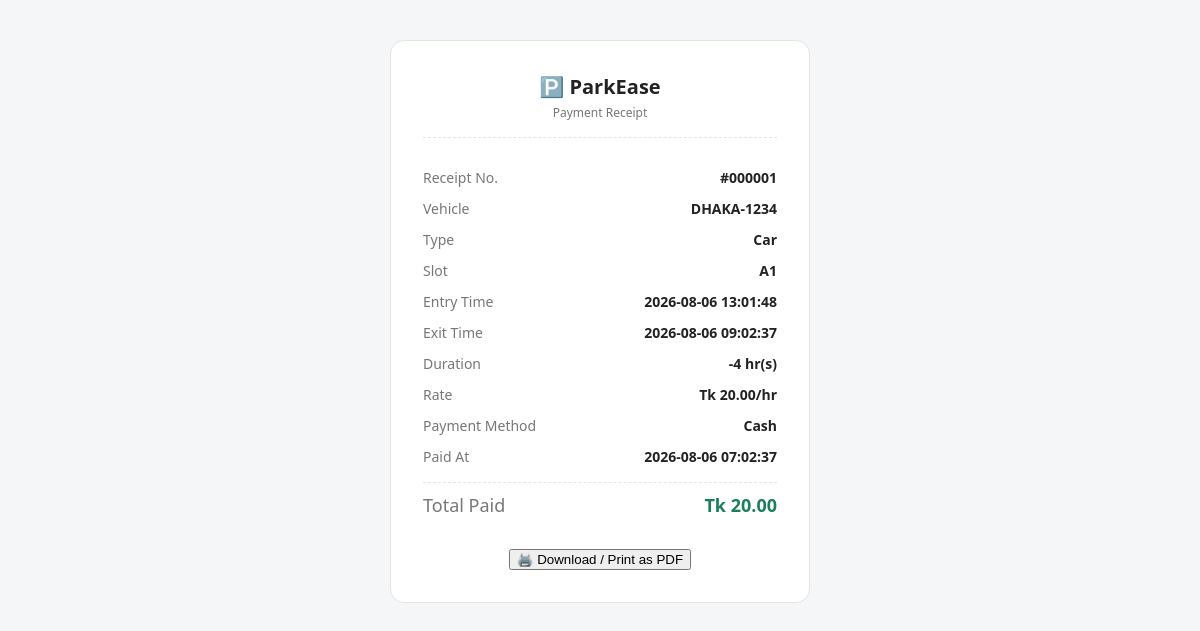
/receipt.php?session_id=1 (signed in), run on the app's committed database.
### tables this page shows
CREATE TABLE `payments` (
  `payment_id` int(11) NOT NULL,
  `session_id` int(11) NOT NULL,
  `amount` decimal(10,2) NOT NULL,
  `method` enum('cash','card','mobile_banking') NOT NULL,
  `paid_at` timestamp NOT NULL DEFAULT current_timestamp()
);

CREATE TABLE `vehicles` (
  `vehicle_id` int(11) NOT NULL,
  `plate_number` varchar(20) NOT NULL,
  `owner_id` int(11) NOT NULL,
  `type_id` int(11) NOT NULL
);

CREATE TABLE `vehicle_types` (
  `type_id` int(11) NOT NULL,
  `type_name` varchar(50) NOT NULL,
  `hourly_rate` decimal(10,2) NOT NULL,
  `max_hours` int(11) NOT NULL DEFAULT 24
);

CREATE TABLE `parking_slots` (
  `slot_id` int(11) NOT NULL,
  `slot_number` varchar(20) NOT NULL,
  `type_id` int(11) NOT NULL,
  `status` enum('available','occupied') DEFAULT 'available'
);

CREATE TABLE `parking_sessions` (
  `session_id` int(11) NOT NULL,
  `vehicle_id` int(11) NOT NULL,
  `slot_id` int(11) NOT NULL,
  `staff_id` int(11) NOT NULL,
  `entry_time` datetime NOT NULL,
  `exit_time` datetime DEFAULT NULL
);

### receipt.php (the view, shortened to what this page needs)
<?php
include 'db_connect.php';
$session_id = $_GET['session_id'];
$sql = "
    SELECT p.amount, p.method, p.paid_at,
           sess.entry_time, sess.exit_time,
           v.plate_number, v.owner_id,
           vt.type_name, vt.hourly_rate,
           s.slot_number
    FROM payments p
    JOIN parking_sessions sess ON p.session_id = sess.session_id
    JOIN vehicles v ON sess.vehicle_id = v.vehicle_id
    JOIN vehicle_types vt ON v.type_id = vt.type_id
    JOIN parking_slots s ON sess.slot_id = s.slot_id
    WHERE p.session_id = ?
";
$stmt = $conn->prepare($sql);
$stmt->bind_param("i", $session_id);
$stmt->execute();
$receipt = $stmt->get_result()->fetch_assoc();
$duration_hours = round((strtotime($receipt['exit_time']) - strtotime($receipt['entry_time'])) / 3600, 1);
?>
<!DOCTYPE html>
<html>
<head>
    <link rel="stylesheet" href="style.css">
</head>
<body>
    <div class="receipt-box">
        <div class="receipt-header">
            <p style="font-size:20px;font-weight:700;margin:0;">🅿️ ParkEase</p>
            <p style="font-size:12px;color:var(--text-muted);margin:4px 0 0;">Payment Receipt</p>
        </div>
        <div class="receipt-row"><span>Receipt No.</span><strong>#<?php echo str_pad($session_id, 6, '0', STR_PAD_LEFT); ?></strong></div>
        <div class="receipt-row"><span>Vehicle</span><strong><?php echo $receipt['plate_number']; ?></strong></div>
        <div class="receipt-row"><span>Type</span><strong><?php echo ucfirst($receipt['type_name']); ?></strong></div>
        <div class="receipt-row"><span>Slot</span><strong><?php echo $receipt['slot_number']; ?></strong></div>
        <div class="receipt-row"><span>Entry Time</span><strong><?php echo $receipt['entry_time']; ?></strong></div>
        <div class="receipt-row"><span>Exit Time</span><strong><?php echo $receipt['exit_time']; ?></strong></div>
        <div class="receipt-row"><span>Duration</span><strong><?php echo $duration_hours; ?> hr(s)</strong></div>
        <div class="receipt-row"><span>Rate</span><strong>Tk <?php echo $receipt['hourly_rate']; ?>/hr</strong></div>
        <div class="receipt-row"><span>Payment Method</span><strong><?php echo ucwords(str_replace('_', ' ', $receipt['method'])); ?></strong></div>
        <div class="receipt-row"><span>Paid At</span><strong><?php echo $receipt['paid_at']; ?></strong></div>
        <div class="receipt-row receipt-total">
            <span>Total Paid</span>
            <strong>Tk <?php echo number_format($receipt['amount'], 2); ?></strong>
        </div>
        <div class="no-print">
            <button onclick="window.print()">🖨️ Download / Print as PDF</button>
        </div>
    </div>
</body>
</html>

### style.css (style rules this page uses)
:root { --bg-main: #f4f6f8; --bg-card: #ffffff; --text-main: #222; --text-heading: #1a3c34; --text-muted: #777; --border-color: #e5e5e0; --accent: #1a7f5a; --accent-hover: #146449; --sidebar-active-bg: #e6f1fb; --sidebar-active-text: #185fa5; --table-header-bg: #1a7f5a; --table-row-alt: #f8f9fa; --success-bg: #e6f4ea; --success-text: #1a7f5a; --danger-bg: #fdecea; --danger-text: #b3261e; }
* { box-sizing: border-box; }
body { font-family: 'Segoe UI', Arial, sans-serif; background-color: var(--bg-main); color: var(--text-main); margin: 0; padding: 0; }

### receipt.php (style rules this page uses)
.receipt-box { max-width: 420px; margin: 40px auto; background: var(--bg-card); border: 1px solid var(--border-color); border-radius: 14px; padding: 2rem; }
.receipt-header { text-align: center; margin-bottom: 1.5rem; padding-bottom: 1rem; border-bottom: 1px dashed var(--border-color); }
.receipt-row { display: flex; justify-content: space-between; padding: 6px 0; font-size: 14px; color: var(--text-muted); }
.receipt-row strong { color: var(--text-main); }
.receipt-total { margin-top: 10px; padding-top: 10px; border-top: 1px dashed var(--border-color); font-size: 18px; }
.receipt-total strong { color: var(--accent); }
.no-print { text-align: center; margin-top: 1.5rem; }

### data on the page
payments: vehicles.plate_number "DHAKA-1234", vehicle_types.type_name "Car", parking_slots.slot_number "A1", session.entry_time "2026-08-06 13:01:48", session.exit_time "2026-08-06 09:02:37", session.entry_time "-4", vehicle_types.hourly_rate "20.00", method "Cash", paid_at "2026-08-06 07:02:37", amount "20.00"

### other printed values
str_pad($session_id, 6, '0', STR_PAD_LEFT) "000001"
